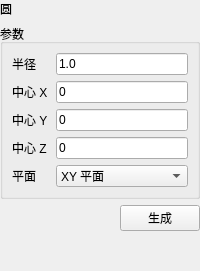
<?xml version="1.0" encoding="UTF-8"?>
<ui version="4.0">
 <class>CircleDialog</class>
 <widget class="QWidget" name="CircleDialog">
  <layout class="QVBoxLayout" name="mainLayout">
   <property name="leftMargin"><number>0</number></property><property name="topMargin"><number>0</number></property><property name="rightMargin"><number>0</number></property><property name="bottomMargin"><number>0</number></property><property name="spacing"><number>6</number></property>
   <item><widget class="QLabel" name="pageHeaderLabel"><property name="text"><string>圆</string></property></widget></item>
   <item>
    <widget class="QGroupBox" name="parameterGroup">
     <property name="title"><string>参数</string></property>
     <layout class="QFormLayout" name="parameterForm">
      <property name="leftMargin"><number>9</number></property><property name="topMargin"><number>9</number></property><property name="rightMargin"><number>9</number></property><property name="bottomMargin"><number>9</number></property>
      <property name="horizontalSpacing"><number>8</number></property><property name="verticalSpacing"><number>6</number></property>
      <item row="0" column="0"><widget class="QLabel" name="radiusEditLabel"><property name="text"><string>半径</string></property></widget></item><item row="0" column="1"><widget class="QLineEdit" name="radiusEdit"><property name="minimumHeight"><number>30</number></property><property name="text"><string>1.0</string></property></widget></item><item row="1" column="0"><widget class="QLabel" name="centerXLabel"><property name="text"><string>中心 X</string></property></widget></item><item row="1" column="1"><widget class="QLineEdit" name="centerXEdit"><property name="minimumHeight"><number>30</number></property><property name="text"><string>0</string></property></widget></item><item row="2" column="0"><widget class="QLabel" name="centerYLabel"><property name="text"><string>中心 Y</string></property></widget></item><item row="2" column="1"><widget class="QLineEdit" name="centerYEdit"><property name="minimumHeight"><number>30</number></property><property name="text"><string>0</string></property></widget></item><item row="3" column="0"><widget class="QLabel" name="centerZLabel"><property name="text"><string>中心 Z</string></property></widget></item><item row="3" column="1"><widget class="QLineEdit" name="centerZEdit"><property name="minimumHeight"><number>30</number></property><property name="text"><string>0</string></property></widget></item><item row="4" column="0"><widget class="QLabel" name="planeLabel"><property name="text"><string>平面</string></property></widget></item><item row="4" column="1"><widget class="QComboBox" name="planeCombo"><property name="minimumHeight"><number>30</number></property><item><property name="text"><string>XY 平面</string></property></item><item><property name="text"><string>XZ 平面</string></property></item><item><property name="text"><string>YZ 平面</string></property></item></widget></item>
     </layout>
    </widget>
   </item>
   <item><layout class="QHBoxLayout" name="buttonLayout"><item><spacer name="buttonSpacer"><property name="orientation"><enum>Qt::Horizontal</enum></property><property name="sizeHint" stdset="0"><size><width>40</width><height>20</height></size></property></spacer></item><item><widget class="QPushButton" name="generateButton"><property name="minimumHeight"><number>34</number></property><property name="text"><string>生成</string></property></widget></item></layout></item>
   
   <item><spacer name="verticalSpacer"><property name="orientation"><enum>Qt::Vertical</enum></property><property name="sizeHint" stdset="0"><size><width>20</width><height>40</height></size></property></spacer></item>
  </layout>
 </widget>
 <resources/>
 <connections/>
</ui>
